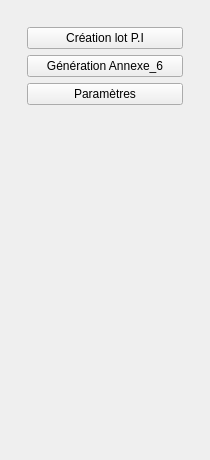
<?xml version="1.0" encoding="UTF-8"?>
<ui version="4.0">
 <class>GestionnairePiDockWidgetBase</class>
 <widget class="QDockWidget" name="GestionnairePiDockWidgetBase">
  <property name="windowTitle">
   <string>Gestionnaire PI</string>
  </property>
  <widget class="QWidget" name="dockWidgetContents">
   <layout class="QVBoxLayout" name="verticalLayout">
    <item>
     <widget class="QStackedWidget" name="stackedWidget">
      <property name="currentIndex">
       <number>0</number>
      </property>
      <!-- Page : Menu Principal -->
      <widget class="QWidget" name="page_main_menu">
       <layout class="QVBoxLayout" name="mainMenuLayout">
        <item>
         <widget class="QWidget" name="buttonContainer">
          <layout class="QVBoxLayout" name="buttonLayout">
           <item>
            <widget class="QPushButton" name="btn_creation_lot">
             <property name="text">
              <string>Création lot P.I</string>
             </property>
            </widget>
           </item>
           <item>
            <widget class="QPushButton" name="btn_annexe6">
             <property name="text">
              <string>Génération Annexe_6</string>
             </property>
            </widget>
           </item>
           <item>
            <widget class="QPushButton" name="btn_parametres">
             <property name="text">
              <string>Paramètres</string>
             </property>
            </widget>
           </item>
          </layout>
         </widget>
        </item>
        <item>
         <spacer name="mainMenuSpacer">
          <property name="orientation">
           <enum>Qt::Vertical</enum>
          </property>
          <property name="sizeHint" stdset="0">
           <size>
            <width>20</width>
            <height>40</height>
           </size>
          </property>
         </spacer>
        </item>
       </layout>
      </widget>
      <!-- Page : Création lot P.I -->
		<widget class="QWidget" name="page_creation_lot">
		 <layout class="QVBoxLayout" name="creationLotLayout">
		  <item>
		   <widget class="QLabel">
			<property name="text">
			 <string>INSEE :</string>
			</property>
		   </widget>
		  </item>
		  <item>
		   <widget class="QLineEdit" name="line_insee"/>
		  </item>
		  <item>
		   <widget class="QLabel">
			<property name="text">
			 <string>Emprises :</string>
			</property>
		   </widget>
		  </item>
		  <item>
		   <widget class="QComboBox" name="combo_emprises"/>
		  </item>
		  <item>
		   <widget class="QLabel">
			<property name="text">
			 <string>Linéaires :</string>
			</property>
		   </widget>
		  </item>
		  <item>
		   <layout class="QHBoxLayout">
			<item>
			 <widget class="QLineEdit" name="line_selected_layers">
			  <property name="readOnly">
			   <bool>true</bool>
			  </property>
			 </widget>
			</item>
			<item>
			 <widget class="QPushButton" name="btn_select_line_layers">
			  <property name="text">
			   <string>...</string>
			  </property>
			  <property name="maximumSize">
			   <size>
				<width>24</width>
				<height>24</height>
			   </size>
			  </property>
			 </widget>
			</item>
		   </layout>
		  </item>
		  <item>
		   <widget class="QLabel">
			<property name="text">
			 <string>Linéaires ME :</string>
			</property>
		   </widget>
		  </item>
		  <item>
		   <widget class="QComboBox" name="combo_lineaires_me"/>
		  </item>
		  <item>
		   <widget class="QCheckBox" name="inclure_classe_b">
			<property name="text">
			 <string>Inclure classe B</string>
			</property>
		   </widget>
		  </item>
		  <item>
		   <widget class="QLabel">
			<property name="text">
			 <string>Géoréférencement :</string>
			</property>
		   </widget>
		  </item>
		  <item>
		   <widget class="QComboBox" name="combo_georef"/>
		  </item>
		  <item>
		   <widget class="QLabel">
			<property name="text">
			 <string>Dossier de sortie :</string>
			</property>
		   </widget>
		  </item>
		  <item>
		   <layout class="QHBoxLayout">
			<item>
			 <widget class="QLineEdit" name="line_output"/>
			</item>
			<item>
			 <widget class="QPushButton" name="btn_browse_output">
			  <property name="text">
			   <string>Parcourir</string>
			  </property>
			  <property name="maximumSize">
			   <size>
				<width>60</width>
				<height>24</height>
			   </size>
			  </property>
			 </widget>
			</item>
		   </layout>
		  </item>
		  <item>
		   <widget class="QLabel">
			<property name="text">
			 <string>Dossier styles :</string>
			</property>
		   </widget>
		  </item>
		  <item>
		   <layout class="QHBoxLayout">
			<item>
			 <widget class="QLineEdit" name="line_styles"/>
			</item>
			<item>
			 <widget class="QPushButton" name="btn_browse_styles">
			  <property name="text">
			   <string>Parcourir</string>
			  </property>
			  <property name="maximumSize">
			   <size>
				<width>60</width>
				<height>24</height>
			   </size>
			  </property>
			 </widget>
			</item>
		   </layout>
		  </item>
		  <item>
		   <layout class="QHBoxLayout" name="btnRowCreationLot">
			<item>
			 <widget class="QPushButton" name="btn_lancer_creation_lot">
			  <property name="text">
			   <string>Lancer</string>
			  </property>
			 </widget>
			</item>
			<item>
			 <widget class="QPushButton" name="btn_retour_creation_lot">
			  <property name="text">
			   <string>Retour</string>
			  </property>
			 </widget>
			</item>
		   </layout>
		  </item>
		  <item>
		   <spacer name="verticalSpacer">
			<property name="orientation">
			 <enum>Qt::Vertical</enum>
			</property>
			<property name="sizeHint" stdset="0">
			 <size>
			  <width>20</width>
			  <height>40</height>
			 </size>
			</property>
		   </spacer>
		  </item>
		 </layout>
		</widget>
      <!-- Page : Annexe 6 -->
		<widget class="QWidget" name="page_annexe6">
		 <layout class="QVBoxLayout" name="annexe6Layout">
		  <item>
		   <widget class="QLabel">
			<property name="text">
			 <string>Lineaires :</string>
			</property>
		   </widget>
		  </item>
		  <item>
		   <widget class="QComboBox" name="combo_troncons"/>
		  </item>
		  <item>
		   <widget class="QLabel">
			<property name="text">
			 <string>Zones de détection :</string>
			</property>
		   </widget>
		  </item>
		  <item>
		   <widget class="QComboBox" name="combo_zones"/>
		  </item>
		  <item>
		   <widget class="QLabel">
			<property name="text">
			 <string>Emprises :</string>
			</property>
		   </widget>
		  </item>
		  <item>
		   <widget class="QComboBox" name="combo_folios"/>
		  </item>
		  <item>
		   <widget class="QLabel">
			<property name="text">
			 <string>Dossier de sortie :</string>
			</property>
		   </widget>
		  </item>
		  <item>
		   <widget class="QLineEdit" name="line_output_folder"/>
		  </item>
		  <item>
		   <widget class="QPushButton" name="btn_browse_folder">
			<property name="text">
			 <string>Parcourir</string>
			</property>
		   </widget>
		  </item>
		  <item>
		   <layout class="QHBoxLayout">
			<item>
			 <widget class="QPushButton" name="btn_annexe6_lancer">
			  <property name="text">
			   <string>Lancer</string>
			  </property>
			 </widget>
			</item>
			<item>
			 <widget class="QPushButton" name="btn_annexe6_retour">
			  <property name="text">
			   <string>Retour</string>
			  </property>
			 </widget>
			</item>
		   </layout>
		  </item>
		  <!-- Spacer -->
		  <item>
		   <spacer name="mainMenuSpacer">
			<property name="orientation">
			 <enum>Qt::Vertical</enum>
			</property>
			<property name="sizeHint" stdset="0">
			 <size>
			  <width>20</width>
			  <height>40</height>
			 </size>
			</property>
		   </spacer>
		  </item>
		 </layout>
		</widget>
        <!-- Page : Paramètres -->
		<widget class="QWidget" name="page_parametres">
		 <layout class="QVBoxLayout" name="parametresLayout">

		  <!-- Apparence -->
		  <item>
		   <widget class="QLabel">
			<property name="text">
			 <string>Thème :</string>
			</property>
		   </widget>
		  </item>
		  <item>
		   <widget class="QComboBox" name="combo_theme">
			<item>
			 <property name="text">
			  <string>Thème clair</string>
			 </property>
			</item>
			<item>
			 <property name="text">
			  <string>Thème sombre</string>
			 </property>
			</item>
			<item>
			 <property name="text">
			  <string>Thème raton laveur</string>
			 </property>
			</item>
		   </widget>
		  </item>

		  <!-- Dossiers -->
		  <item>
		   <widget class="QLabel">
			<property name="text">
			 <string>Dossier de sortie par défaut :</string>
			</property>
		   </widget>
		  </item>
		  <item>
		   <widget class="QLineEdit" name="line_default_output"/>
		  </item>
		  <item>
		   <widget class="QPushButton" name="btn_browse_default_output">
			<property name="text">
			 <string>Parcourir</string>
			</property>
		   </widget>
		  </item>

		  <item>
		   <widget class="QLabel">
			<property name="text">
			 <string>Dossier style par défaut :</string>
			</property>
		   </widget>
		  </item>
		  <item>
		   <widget class="QLineEdit" name="line_default_styles"/>
		  </item>
		  <item>
		   <widget class="QPushButton" name="btn_browse_default_styles">
			<property name="text">
			 <string>Parcourir</string>
			</property>
		   </widget>
		  </item>

		  <!-- Autres options -->
		  <item>
		   <widget class="QCheckBox" name="check_logs">
			<property name="text">
			 <string>Afficher les logs détaillés</string>
			</property>
		   </widget>
		  </item>

		  <!-- Actions -->
		  <item>
		   <widget class="QPushButton" name="btn_save_settings">
			<property name="text">
			 <string>Enregistrer les paramètres</string>
			</property>
		   </widget>
		  </item>
		  <item>
		   <widget class="QPushButton" name="btn_param_retour">
			<property name="text">
			 <string>Retour</string>
			</property>
		   </widget>
		  </item>

		  <!-- Spacer -->
		  <item>
		   <spacer name="mainMenuSpacer">
			<property name="orientation">
			 <enum>Qt::Vertical</enum>
			</property>
			<property name="sizeHint" stdset="0">
			 <size>
			  <width>20</width>
			  <height>40</height>
			 </size>
			</property>
		   </spacer>
		  </item>

		 </layout>
		</widget>
     </widget> <!-- Fin du QStackedWidget -->
    </item>
   </layout>
  </widget>
 </widget>
 <resources/>
 <connections/>
</ui>
